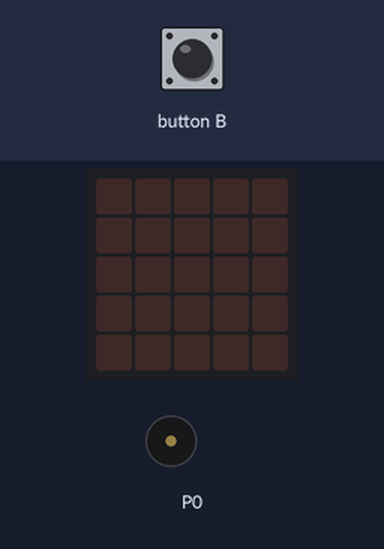
Recording of a program running on a simulated BBC micro:bit (MakeCode). On the bench: the board's 5×5 LED display, buzzer (waves = sounding). The test bench sets the inputs (shaded band).

Above: at 5.2 s.
5.3 s: button B pressed for 0.15 s
At 6.5 s:
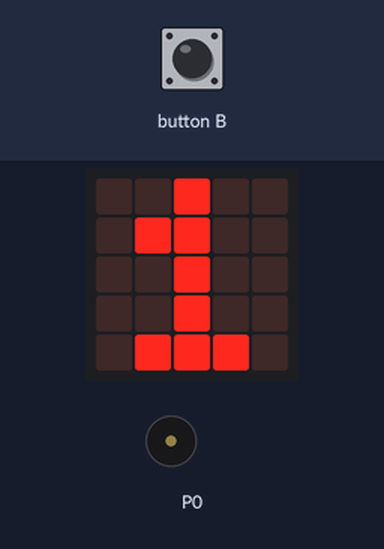
6.9 s: button B pressed for 0.15 s
At 7.7 s:
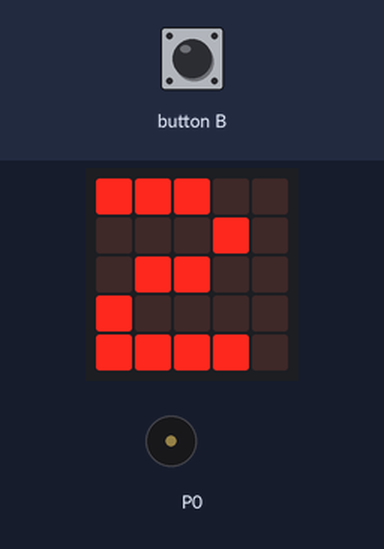
8.5 s: button B pressed for 0.15 s
At 8.9 s:
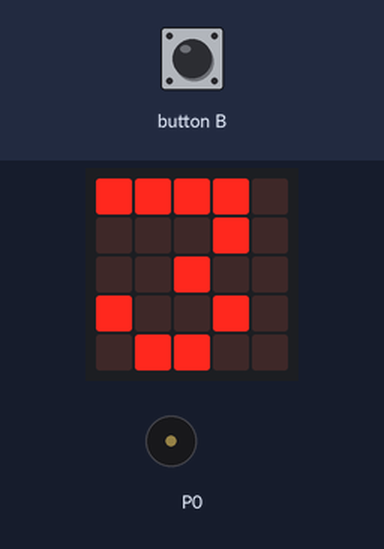
Timing chart, 0 to 11.5 s (numbered marks = the images above; inputs shaded):
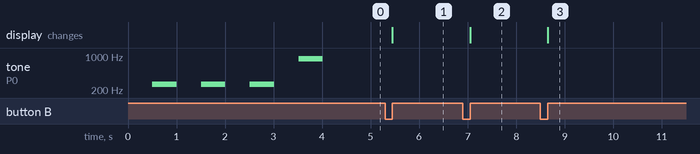

The program:

main.ts
```typescript
// Increment radio group by 1
input.onButtonPressed(Button.B, function () {
    group = Math.min(255, group + 1)
    radio.setGroup(group)
    led.stopAnimation()
    basic.showNumber(group)
})
let group = 0
for (let index = 0; index < 3; index++) {
    basic.pause(500)
    music.playTone(262, music.beat(BeatFraction.Whole))
}
basic.pause(500)
music.playTone(880, music.beat(BeatFraction.Whole))
```

test.ts
```typescript
// sem patria testy; keď sa tento balík použije ako rozšírenie, nebudú sa kompilovať.
```

Measured:
- after the input at 5.3 s, the display: changes after 0.15 s (image 1)
- after the input at 6.9 s, the display: changes after 0.15 s (image 2)
- after the input at 8.5 s, the display: changes after 0.15 s (image 3)
